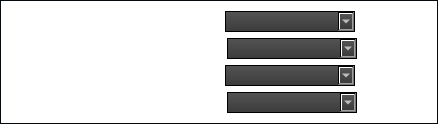
                <widget class="QWidget" name="widget_3" native="true">
                 <property name="sizePolicy">
                  <sizepolicy hsizetype="Preferred" vsizetype="Preferred">
                   <horstretch>0</horstretch>
                   <verstretch>0</verstretch>
                  </sizepolicy>
                 </property>
                 <property name="styleSheet">
                  <string notr="true">QWidget{
	border-style: solid;
	border-color: #050a0e;
	border-width: 1px;
	color: #d3dae3;
	padding: 2px;
	background-color: transparent;
}</string>
                 </property>
                 <layout class="QVBoxLayout" name="verticalLayout_5">
                  <item>
                   <layout class="QHBoxLayout" name="horizontalLayout_9">
                    <item>
                     <widget class="QWidget" name="firstWidget" native="true">
                      <property name="styleSheet">
                       <string notr="true">QWidget
{
border:none;
}</string>
                      </property>
                      <layout class="QHBoxLayout" name="horizontalLayout_15">
                       <property name="spacing">
                        <number>0</number>
                       </property>
                       <property name="leftMargin">
                        <number>0</number>
                       </property>
                       <property name="topMargin">
                        <number>0</number>
                       </property>
                       <property name="rightMargin">
                        <number>0</number>
                       </property>
                       <property name="bottomMargin">
                        <number>0</number>
                       </property>
                       <item>
                        <spacer name="horizontalSpacer_7">
                         <property name="orientation">
                          <enum>Qt::Horizontal</enum>
                         </property>
                         <property name="sizeType">
                          <enum>QSizePolicy::Fixed</enum>
                         </property>
                         <property name="sizeHint" stdset="0">
                          <size>
                           <width>20</width>
                           <height>5</height>
                          </size>
                         </property>
                        </spacer>
                       </item>
                       <item>
                        <widget class="QLabel" name="label_4">
                         <property name="sizePolicy">
                          <sizepolicy hsizetype="Fixed" vsizetype="Fixed">
                           <horstretch>0</horstretch>
                           <verstretch>0</verstretch>
                          </sizepolicy>
                         </property>
                         <property name="font">
                          <font>
                           <family>Arial</family>
                           <pointsize>9</pointsize>
                           <weight>75</weight>
                           <bold>true</bold>
                          </font>
                         </property>
                         <property name="styleSheet">
                          <string notr="true">QLabel{
	color:white;
	background:transparent;
	border-style: none;
}
</string>
                         </property>
                         <property name="text">
                          <string>Ip Number of Left Top Bulb</string>
                         </property>
                        </widget>
                       </item>
                       <item>
                        <spacer name="horizontalSpacer_8">
                         <property name="orientation">
                          <enum>Qt::Horizontal</enum>
                         </property>
                         <property name="sizeType">
                          <enum>QSizePolicy::Fixed</enum>
                         </property>
                         <property name="sizeHint" stdset="0">
                          <size>
                           <width>29</width>
                           <height>5</height>
                          </size>
                         </property>
                        </spacer>
                       </item>
                       <item>
                        <widget class="QComboBox" name="firstIpCombo">
                         <property name="sizePolicy">
                          <sizepolicy hsizetype="Fixed" vsizetype="Fixed">
                           <horstretch>0</horstretch>
                           <verstretch>0</verstretch>
                          </sizepolicy>
                         </property>
                         <property name="minimumSize">
                          <size>
                           <width>130</width>
                           <height>0</height>
                          </size>
                         </property>
                         <property name="styleSheet">
                          <string notr="true">QComboBox
{
    background-color: qlineargradient(spread:repeat, x1:1, y1:0, x2:1, y2:1, stop:0 rgba(84, 84, 84, 255),stop:1 rgba(59, 59, 59, 255));
    border: 1px solid #000;
    padding-left: 6px;
    color: #ffffff;
    height: 15px;

}


QComboBox::disabled
{
	background-color: #404040;
	color: #656565;
	border-color: #051a39;

}


QComboBox:on
{
    background-color: #b78620;
	color: #000;

}


QComboBox QAbstractItemView
{
    background-color: #383838;
    color: #ffffff;
    border: 1px solid black;
    selection-background-color: #b78620;
    outline: 0;

}




</string>
                         </property>
                         <property name="editable">
                          <bool>true</bool>
                         </property>
                        </widget>
                       </item>
                       <item>
                        <widget class="QPushButton" name="t1Button">
                         <property name="minimumSize">
                          <size>
                           <width>20</width>
                           <height>20</height>
                          </size>
                         </property>
                         <property name="maximumSize">
                          <size>
                           <width>20</width>
                           <height>20</height>
                          </size>
                         </property>
                         <property name="styleSheet">
                          <string notr="true">QPushButton:hover{
	border-style: solid;
	border-top-color:white;
    border-bottom-color: white;
    border-left-color: white;
    border-right-color: white;
	border-width: 2px;
    border-radius:32px;
	color: #d3dae3;
	padding: 4px;
}
QPushButton:pressed{
	border-style: solid;
	border-top-color:rgb(255, 0, 255);
    border-bottom-color: rgb(255, 0, 255);
    border-left-color: rgb(255, 0, 255);
    border-right-color:rgb(255, 0, 255);
	border-width: 2px;
    border-radius:32px;
	color: #d3dae3;
	padding: 4px;
}</string>
                         </property>
                         <property name="text">
                          <string/>
                         </property>
                        </widget>
                       </item>
                       <item>
                        <spacer name="horizontalSpacer_9">
                         <property name="orientation">
                          <enum>Qt::Horizontal</enum>
                         </property>
                         <property name="sizeHint" stdset="0">
                          <size>
                           <width>50</width>
                           <height>5</height>
                          </size>
                         </property>
                        </spacer>
                       </item>
                      </layout>
                     </widget>
                    </item>
                   </layout>
                  </item>
                  <item>
                   <layout class="QHBoxLayout" name="horizontalLayout_10">
                    <item>
                     <widget class="QWidget" name="secondWidget" native="true">
                      <property name="styleSheet">
                       <string notr="true">QWidget
{
border:none;
}</string>
                      </property>
                      <layout class="QHBoxLayout" name="horizontalLayout_14">
                       <property name="spacing">
                        <number>0</number>
                       </property>
                       <property name="leftMargin">
                        <number>0</number>
                       </property>
                       <property name="topMargin">
                        <number>0</number>
                       </property>
                       <property name="rightMargin">
                        <number>0</number>
                       </property>
                       <property name="bottomMargin">
                        <number>0</number>
                       </property>
                       <item>
                        <spacer name="horizontalSpacer_11">
                         <property name="orientation">
                          <enum>Qt::Horizontal</enum>
                         </property>
                         <property name="sizeType">
                          <enum>QSizePolicy::Fixed</enum>
                         </property>
                         <property name="sizeHint" stdset="0">
                          <size>
                           <width>20</width>
                           <height>5</height>
                          </size>
                         </property>
                        </spacer>
                       </item>
                       <item>
                        <widget class="QLabel" name="label_5">
                         <property name="sizePolicy">
                          <sizepolicy hsizetype="Fixed" vsizetype="Fixed">
                           <horstretch>0</horstretch>
                           <verstretch>0</verstretch>
                          </sizepolicy>
                         </property>
                         <property name="font">
                          <font>
                           <family>Arial</family>
                           <pointsize>9</pointsize>
                           <weight>75</weight>
                           <bold>true</bold>
                          </font>
                         </property>
                         <property name="styleSheet">
                          <string notr="true">QLabel{
	color:white;
	background:transparent;
	border-style: none;
}</string>
                         </property>
                         <property name="text">
                          <string>Ip Number of Right Top Bulb</string>
                         </property>
                        </widget>
                       </item>
                       <item>
                        <spacer name="horizontalSpacer_10">
                         <property name="orientation">
                          <enum>Qt::Horizontal</enum>
                         </property>
                         <property name="sizeType">
                          <enum>QSizePolicy::Fixed</enum>
                         </property>
                         <property name="sizeHint" stdset="0">
                          <size>
                           <width>22</width>
                           <height>5</height>
                          </size>
                         </property>
                        </spacer>
                       </item>
                       <item>
                        <widget class="QComboBox" name="secondIpCombo">
                         <property name="sizePolicy">
                          <sizepolicy hsizetype="Fixed" vsizetype="Fixed">
                           <horstretch>0</horstretch>
                           <verstretch>0</verstretch>
                          </sizepolicy>
                         </property>
                         <property name="minimumSize">
                          <size>
                           <width>130</width>
                           <height>0</height>
                          </size>
                         </property>
                         <property name="styleSheet">
                          <string notr="true">QComboBox
{
    background-color: qlineargradient(spread:repeat, x1:1, y1:0, x2:1, y2:1, stop:0 rgba(84, 84, 84, 255),stop:1 rgba(59, 59, 59, 255));
    border: 1px solid #000;
    padding-left: 6px;
    color: #ffffff;
    height: 15px;

}


QComboBox::disabled
{
	background-color: #404040;
	color: #656565;
	border-color: #051a39;

}


QComboBox:on
{
    background-color: #b78620;
	color: #000;

}


QComboBox QAbstractItemView
{
    background-color: #383838;
    color: #ffffff;
    border: 1px solid black;
    selection-background-color: #b78620;
    outline: 0;

}</string>
                         </property>
                         <property name="editable">
                          <bool>true</bool>
                         </property>
                        </widget>
                       </item>
                       <item>
                        <widget class="QPushButton" name="t2Button">
                         <property name="minimumSize">
                          <size>
                           <width>20</width>
                           <height>20</height>
                          </size>
                         </property>
                         <property name="maximumSize">
                          <size>
                           <width>20</width>
                           <height>20</height>
                          </size>
                         </property>
                         <property name="styleSheet">
                          <string notr="true">QPushButton:hover{
	border-style: solid;
	border-top-color:white;
    border-bottom-color: white;
    border-left-color: white;
    border-right-color: white;
	border-width: 2px;
    border-radius:32px;
	color: #d3dae3;
	padding: 4px;
}
QPushButton:pressed{
	border-style: solid;
	border-top-color:rgb(255, 0, 255);
    border-bottom-color: rgb(255, 0, 255);
    border-left-color: rgb(255, 0, 255);
    border-right-color:rgb(255, 0, 255);
	border-width: 2px;
    border-radius:32px;
	color: #d3dae3;
	padding: 4px;
}</string>
                         </property>
                         <property name="text">
                          <string/>
                         </property>
                        </widget>
                       </item>
                       <item>
                        <spacer name="horizontalSpacer_12">
                         <property name="orientation">
                          <enum>Qt::Horizontal</enum>
                         </property>
                         <property name="sizeHint" stdset="0">
                          <size>
                           <width>50</width>
                           <height>5</height>
                          </size>
                         </property>
                        </spacer>
                       </item>
                      </layout>
                     </widget>
                    </item>
                   </layout>
                  </item>
                  <item>
                   <layout class="QHBoxLayout" name="horizontalLayout_11">
                    <item>
                     <widget class="QWidget" name="thirdWidget" native="true">
                      <property name="styleSheet">
                       <string notr="true">QWidget
{
border:none;
}</string>
                      </property>
                      <layout class="QHBoxLayout" name="horizontalLayout_13">
                       <property name="spacing">
                        <number>0</number>
                       </property>
                       <property name="leftMargin">
                        <number>0</number>
                       </property>
                       <property name="topMargin">
                        <number>0</number>
                       </property>
                       <property name="rightMargin">
                        <number>0</number>
                       </property>
                       <property name="bottomMargin">
                        <number>0</number>
                       </property>
                       <item>
                        <spacer name="horizontalSpacer_14">
                         <property name="orientation">
                          <enum>Qt::Horizontal</enum>
                         </property>
                         <property name="sizeType">
                          <enum>QSizePolicy::Fixed</enum>
                         </property>
                         <property name="sizeHint" stdset="0">
                          <size>
                           <width>20</width>
                           <height>1</height>
                          </size>
                         </property>
                        </spacer>
                       </item>
                       <item>
                        <widget class="QLabel" name="label_6">
                         <property name="sizePolicy">
                          <sizepolicy hsizetype="Fixed" vsizetype="Fixed">
                           <horstretch>0</horstretch>
                           <verstretch>0</verstretch>
                          </sizepolicy>
                         </property>
                         <property name="font">
                          <font>
                           <family>Arial</family>
                           <pointsize>9</pointsize>
                           <weight>75</weight>
                           <bold>true</bold>
                          </font>
                         </property>
                         <property name="styleSheet">
                          <string notr="true">QLabel{
	color:white;
	background:transparent;
	border-style: none;
}</string>
                         </property>
                         <property name="text">
                          <string>Ip Number of Left Bottom Bulb</string>
                         </property>
                        </widget>
                       </item>
                       <item>
                        <spacer name="horizontalSpacer_13">
                         <property name="orientation">
                          <enum>Qt::Horizontal</enum>
                         </property>
                         <property name="sizeType">
                          <enum>QSizePolicy::Fixed</enum>
                         </property>
                         <property name="sizeHint" stdset="0">
                          <size>
                           <width>8</width>
                           <height>1</height>
                          </size>
                         </property>
                        </spacer>
                       </item>
                       <item>
                        <widget class="QComboBox" name="thirdIpCombo">
                         <property name="sizePolicy">
                          <sizepolicy hsizetype="Fixed" vsizetype="Fixed">
                           <horstretch>0</horstretch>
                           <verstretch>0</verstretch>
                          </sizepolicy>
                         </property>
                         <property name="minimumSize">
                          <size>
                           <width>130</width>
                           <height>0</height>
                          </size>
                         </property>
                         <property name="maximumSize">
                          <size>
                           <width>16777215</width>
                           <height>16777215</height>
                          </size>
                         </property>
                         <property name="styleSheet">
                          <string notr="true">QComboBox
{
    background-color: qlineargradient(spread:repeat, x1:1, y1:0, x2:1, y2:1, stop:0 rgba(84, 84, 84, 255),stop:1 rgba(59, 59, 59, 255));
    border: 1px solid #000;
    padding-left: 6px;
    color: #ffffff;
    height: 15px;

}


QComboBox::disabled
{
	background-color: #404040;
	color: #656565;
	border-color: #051a39;

}


QComboBox:on
{
    background-color: #b78620;
	color: #000;

}


QComboBox QAbstractItemView
{
    background-color: #383838;
    color: #ffffff;
    border: 1px solid black;
    selection-background-color: #b78620;
    outline: 0;

}</string>
                         </property>
                         <property name="editable">
                          <bool>true</bool>
                         </property>
                        </widget>
                       </item>
                       <item>
                        <widget class="QPushButton" name="t3Button">
                         <property name="minimumSize">
                          <size>
                           <width>20</width>
                           <height>20</height>
                          </size>
                         </property>
                         <property name="maximumSize">
                          <size>
                           <width>20</width>
                           <height>20</height>
                          </size>
                         </property>
                         <property name="styleSheet">
                          <string notr="true">QPushButton:hover{
	border-style: solid;
	border-top-color:white;
    border-bottom-color: white;
    border-left-color: white;
    border-right-color: white;
	border-width: 2px;
    border-radius:32px;
	color: #d3dae3;
	padding: 4px;
}
QPushButton:pressed{
	border-style: solid;
	border-top-color:rgb(255, 0, 255);
    border-bottom-color: rgb(255, 0, 255);
    border-left-color: rgb(255, 0, 255);
    border-right-color:rgb(255, 0, 255);
	border-width: 2px;
    border-radius:32px;
	color: #d3dae3;
	padding: 4px;
}</string>
                         </property>
                         <property name="text">
                          <string/>
                         </property>
                        </widget>
                       </item>
                       <item>
                        <spacer name="horizontalSpacer_15">
                         <property name="orientation">
                          <enum>Qt::Horizontal</enum>
                         </property>
                         <property name="sizeHint" stdset="0">
                          <size>
                           <width>50</width>
                           <height>1</height>
                          </size>
                         </property>
                        </spacer>
                       </item>
                      </layout>
                     </widget>
                    </item>
                   </layout>
                  </item>
                  <item>
                   <layout class="QHBoxLayout" name="horizontalLayout_8">
                    <item>
                     <widget class="QWidget" name="fourthWidget" native="true">
                      <property name="styleSheet">
                       <string notr="true">QWidget
{
border:none;
}</string>
                      </property>
                      <layout class="QHBoxLayout" name="horizontalLayout_16">
                       <property name="spacing">
                        <number>0</number>
                       </property>
                       <property name="leftMargin">
                        <number>0</number>
                       </property>
                       <property name="topMargin">
                        <number>0</number>
                       </property>
                       <property name="rightMargin">
                        <number>0</number>
                       </property>
                       <property name="bottomMargin">
                        <number>0</number>
                       </property>
                       <item>
                        <spacer name="horizontalSpacer_18">
                         <property name="orientation">
                          <enum>Qt::Horizontal</enum>
                         </property>
                         <property name="sizeType">
                          <enum>QSizePolicy::Fixed</enum>
                         </property>
                         <property name="sizeHint" stdset="0">
                          <size>
                           <width>20</width>
                           <height>5</height>
                          </size>
                         </property>
                        </spacer>
                       </item>
                       <item>
                        <widget class="QLabel" name="label_7">
                         <property name="sizePolicy">
                          <sizepolicy hsizetype="Fixed" vsizetype="Fixed">
                           <horstretch>0</horstretch>
                           <verstretch>0</verstretch>
                          </sizepolicy>
                         </property>
                         <property name="font">
                          <font>
                           <family>Arial</family>
                           <pointsize>9</pointsize>
                           <weight>75</weight>
                           <bold>true</bold>
                          </font>
                         </property>
                         <property name="styleSheet">
                          <string notr="true">QLabel{
	color:white;
	background:transparent;
	border-style: none;
}</string>
                         </property>
                         <property name="text">
                          <string>Ip Number of Right Bottom Bulb</string>
                         </property>
                        </widget>
                       </item>
                       <item>
                        <spacer name="horizontalSpacer_16">
                         <property name="orientation">
                          <enum>Qt::Horizontal</enum>
                         </property>
                         <property name="sizeType">
                          <enum>QSizePolicy::Fixed</enum>
                         </property>
                         <property name="sizeHint" stdset="0">
                          <size>
                           <width>1</width>
                           <height>5</height>
                          </size>
                         </property>
                        </spacer>
                       </item>
                       <item>
                        <widget class="QComboBox" name="fourthIpCombo">
                         <property name="sizePolicy">
                          <sizepolicy hsizetype="Fixed" vsizetype="Fixed">
                           <horstretch>0</horstretch>
                           <verstretch>0</verstretch>
                          </sizepolicy>
                         </property>
                         <property name="minimumSize">
                          <size>
                           <width>130</width>
                           <height>0</height>
                          </size>
                         </property>
                         <property name="styleSheet">
                          <string notr="true">QComboBox
{
    background-color: qlineargradient(spread:repeat, x1:1, y1:0, x2:1, y2:1, stop:0 rgba(84, 84, 84, 255),stop:1 rgba(59, 59, 59, 255));
    border: 1px solid #000;
    padding-left: 6px;
    color: #ffffff;
    height: 15px;

}


QComboBox::disabled
{
	background-color: #404040;
	color: #656565;
	border-color: #051a39;

}


QComboBox:on
{
    background-color: #b78620;
	color: #000;

}


QComboBox QAbstractItemView
{
    background-color: #383838;
    color: #ffffff;
    border: 1px solid black;
    selection-background-color: #b78620;
    outline: 0;

}</string>
                         </property>
                         <property name="editable">
                          <bool>true</bool>
                         </property>
                         <property name="frame">
                          <bool>true</bool>
                         </property>
                        </widget>
                       </item>
                       <item>
                        <widget class="QPushButton" name="t4Button">
                         <property name="minimumSize">
                          <size>
                           <width>20</width>
                           <height>20</height>
                          </size>
                         </property>
                         <property name="maximumSize">
                          <size>
                           <width>20</width>
                           <height>20</height>
                          </size>
                         </property>
                         <property name="styleSheet">
                          <string notr="true">QPushButton:hover{
	border-style: solid;
	border-top-color:white;
    border-bottom-color: white;
    border-left-color: white;
    border-right-color: white;
	border-width: 2px;
    border-radius:32px;
	color: #d3dae3;
	padding: 4px;
}
QPushButton:pressed{
	border-style: solid;
	border-top-color:rgb(255, 0, 255);
    border-bottom-color: rgb(255, 0, 255);
    border-left-color: rgb(255, 0, 255);
    border-right-color:rgb(255, 0, 255);
	border-width: 2px;
    border-radius:32px;
	color: #d3dae3;
	padding: 4px;
}</string>
                         </property>
                         <property name="text">
                          <string/>
                         </property>
                        </widget>
                       </item>
                       <item>
                        <spacer name="horizontalSpacer_17">
                         <property name="orientation">
                          <enum>Qt::Horizontal</enum>
                         </property>
                         <property name="sizeHint" stdset="0">
                          <size>
                           <width>50</width>
                           <height>5</height>
                          </size>
                         </property>
                        </spacer>
                       </item>
                      </layout>
                     </widget>
                    </item>
                   </layout>
                  </item>
                 </layout>
                </widget>
